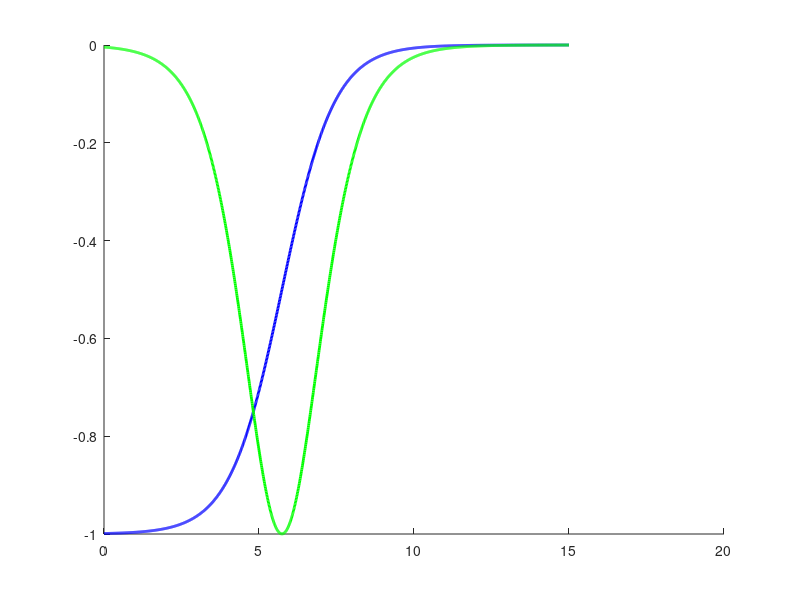

MATLAB code to generate this figure:
function ComputeOPT
% Computes optical potential parameters for fold based on Muhsins paper.

%%%%%%%%%%%%%%%%%%%%%%%%%%%%%%%%%%%%%%%%%%%%%%%%%%%%%%%%%%%%%%%%%%%%%%%%%
%%%%%%%%%%%%%%%%% Definition of Parameters %%%%%%%%%%%%%%%%%%%%%%%%%%%%%%
%%%%%%%%%%%%%%%%%%%%%%%%%%%%%%%%%%%%%%%%%%%%%%%%%%%%%%%%%%%%%%%%%%%%%%%%%

% Definition of constants in physics (SI-units):
eps0 = 8.854187817e-12;           % Dielectric permeability of vacuum
qe = 1.60217662e-19;              % Elementary charge constant.

% Definition of projectile and target (assume n->p transition).
A_target = 90;
Z_target = 40;
A_project = 3;
Z_project = 2;
Ebeam_LAB = 420.0;
DEbeam_LAB = 0.252;
Eeject_LAB = 402.62;
DEeject_LAB = 0.252;

% Definition of paper paparemeters:
rc_coeff = 1.24; % [fm]
rc_off = 0.12; % [fm]
V0 = 118.3; % [MeV].
Ve = -0.13; % [dim. less]
r0_coeff = 1.30; % [fm]
r0_off = -0.48; % [fm]
ar0 = 0.82; % [fm]
Wv0 = 38.5; % [MeV]
Wve0 = 156.1; % [MeV]
Wvew = 52.4; % [MeV]
Ws0 = 35.0; % [MeV]
Wst = 34.2; % [MeV]
Wse0 = 30.8; % [MeV]
Wsew = 106.4; % [MeV]
rw_coeff = 1.31; % [fm]
rw_off = -0.13; % [fm]
aw0 = 0.84; % [fm]

% Definition of uncertainties in parameters:
D_rc_coeff = 0.0; % [fm]
D_rc_off = 0.0; % [fm]
D_V0 = 1.3; % [MeV]
D_Ve = 0.01; % [dim. less]
D_r0_coeff = 0.01; % [fm]
D_r0_off = 0.05; % [fm]
D_ar0 = 0.01; % [fm]
D_Wv0 = 3.9; % [MeV]
D_Wve0 = 11.9; % [MeV]
D_Wvew = 8.2; % [MeV]
D_Ws0 = 1.1; % [MeV]
D_Wst = 8.0; % [MeV]
D_Wse0 = 4.7; % [MeV]
D_Wsew = 8.0; % [MeV]
D_rw_coeff = 0.02; % [fm]
D_rw_off = 0.10; % [fm]
D_aw0 = 0.01; % [fm]

% Definition of correlation coefficients (sequence is as above:
A = [0     0     0     0     0     0     0     0     0     0     0     0     0     0     0     0     0;  
     0     0     0     0     0     0     0     0     0     0     0     0     0     0     0     0     0;  
     0     0     0     0     0     0     0     0     0     0     0     0     0     0     0     0     0;  
     0     0    -0.3   0     0     0     0     0     0     0     0     0     0     0     0     0     0;  
     0     0    -0.3  -0.4   0     0     0     0     0     0     0     0     0     0     0     0     0;  
     0     0    -0.1   0.4  -0.9   0     0     0     0     0     0     0     0     0     0     0     0;  
     0     0     0.5   0.4  -0.6   0.3   0     0     0     0     0     0     0     0     0     0     0;  
     0     0    -0.3   0.5  -0.1   0.1   0.2   0     0     0     0     0     0     0     0     0     0;  
     0     0    -0.2  -0.2   0.2  -0.1  -0.2   0.5   0     0     0     0     0     0     0     0     0;  
     0     0     0    -0.3   0.1  -0.2   0     0.4   0.8   0     0     0     0     0     0     0     0;  
     0     0    -0.1   0.1   0     0.1  -0.2  -0.1  -0.3  -0.6   0     0     0     0     0     0     0;  
     0     0     0.2   0     0.1  -0.2   0    -0.2  -0.2  -0.3   0     0     0     0     0     0     0;  
     0     0    -0.1  -0.2   0.2  -0.1  -0.4   0     0.2  -0.1  -0.1  -0.3   0     0     0     0     0;  
     0     0    -0.1  -0.4   0.2  -0.1  -0.5  -0.3   0.4   0.3  -0.1   0.2   0.1   0     0     0     0;  
     0     0     0    -0.2   0.1  -0.1   0.1   0.2   0.3   0.5  -0.2  -0.7   0.2  -0.2   0     0     0;  
     0     0     0.1   0.4  -0.3   0.2   0.2  -0.1  -0.3  -0.3   0.1   0.6  -0.4   0    -0.9   0     0;  
     0     0    -0.1  -0.5   0.1   0    -0.4  -0.3   0    -0.1   0     0     0.1   0.4   0    -0.3   0];
     
%%%%%%%%%%%%%%%%%%%%%%%%%%%%%%%%%%%%%%%%%%%%%%%%%%%%%%%%%%%%%%%%%%%%%%%%%
%%%%%%%%%%%%%%%%% Transform our matrix to a covariance matrix%%%%%%%%%%%%
%%%%%%%%%%%%%%%%%%%%%%%%%%%%%%%%%%%%%%%%%%%%%%%%%%%%%%%%%%%%%%%%%%%%%%%%%

A = A + A.';
A = A + eye(17);

A(:,1) = A(:,1)*D_rc_coeff;
A(:,2) = A(:,2)*D_rc_off; 
A(:,3) = A(:,3)*D_V0; 
A(:,4) = A(:,4)*D_Ve; 
A(:,5) = A(:,5)*D_r0_coeff; 
A(:,6) = A(:,6)*D_r0_off; 
A(:,7) = A(:,7)*D_ar0; 
A(:,8) = A(:,8)*D_Wv0; 
A(:,9) = A(:,9)*D_Wve0; 
A(:,10) = A(:,10)*D_Wvew; 
A(:,11) = A(:,11)*D_Ws0; 
A(:,12) = A(:,12)*D_Wst;
A(:,13) = A(:,13)*D_Wse0; 
A(:,14) = A(:,14)*D_Wsew; 
A(:,15) = A(:,15)*D_rw_coeff;
A(:,16) = A(:,16)*D_rw_off;
A(:,17) = A(:,17)*D_aw0; 

A(1,:) = A(1,:)*D_rc_coeff;
A(2,:) = A(2,:)*D_rc_off; 
A(3,:) = A(3,:)*D_V0; 
A(4,:) = A(4,:)*D_Ve; 
A(5,:) = A(5,:)*D_r0_coeff; 
A(6,:) = A(6,:)*D_r0_off; 
A(7,:) = A(7,:)*D_ar0; 
A(8,:) = A(8,:)*D_Wv0; 
A(9,:) = A(9,:)*D_Wve0; 
A(10,:) = A(10,:)*D_Wvew; 
A(11,:) = A(11,:)*D_Ws0; 
A(12,:) = A(12,:)*D_Wst;
A(13,:) = A(13,:)*D_Wse0; 
A(14,:) = A(14,:)*D_Wsew; 
A(15,:) = A(15,:)*D_rw_coeff;
A(16,:) = A(16,:)*D_rw_off;
A(17,:) = A(17,:)*D_aw0; 

%%%%%%%%%%%%%%%%%%%%%%%%%%%%%%%%%%%%%%%%%%%%%%%%%%%%%%%%%%%%%%%%%%%%%%%%%
%%%%%%%%%%%%%%%%% Performing the computation %%%%%%%%%%%%%%%%%%%%%%%%%%%%
%%%%%%%%%%%%%%%%%%%%%%%%%%%%%%%%%%%%%%%%%%%%%%%%%%%%%%%%%%%%%%%%%%%%%%%%%

% Coulomb radius:
Rc = rc_coeff*(A_target^(1/3)) + rc_off; % [coulomb radius in fm]
dRc_drc_coeff = A_target^(1/3);
dRc_drc_off = 1;
DRc = dRc_drc_coeff*dRc_drc_coeff*A(1,1) + dRc_drc_off*dRc_drc_off*A(2,2) + 2*dRc_drc_coeff*dRc_drc_off*A(1,2);
DRc = sqrt(DRc);                        % [Error in Coulomb radius in fm].
Rc_fold = Rc/(A_target^(1/3));          % [Coulomb radius FOLD-input]
DRc_fold = DRc/(A_target^(1/3));        % [Error in Coulomb radius FOLD-input]

% Coulomb excitation (Skip errors in physics constants, Z & A):
Ec_before = (6*Z_target*Z_project*qe*qe)/(5*Rc*1e-15); % [Joule].
dEc_before_dRc = Ec_before*(-1/Rc);
DEc_before = sqrt(dEc_before_dRc*dEc_before_dRc*DRc*DRc);
Ec_before = Ec_before/(4*pi*eps0);
DEc_before = DEc_before/(4*pi*eps0);
Ec_before = Ec_before/(qe*1e6); % [MeV].
DEc_before = DEc_before/(qe*1e6); % [MeV].
Ec_after = (6*(Z_target+1)*(Z_project-1)*qe*qe)/(5*Rc*1e-15);
dEc_after_dRc = Ec_after*(-1/Rc);
DEc_after = sqrt(dEc_after_dRc*dEc_after_dRc*DRc*DRc);
Ec_after = Ec_after/(4*pi*eps0);
DEc_after = DEc_after/(4*pi*eps0);
Ec_after = Ec_after/(qe*1e6); % [MeV]. 
DEc_after = DEc_after/(qe*1e6); % [MeV]. 

% Computation of the real volume Wood-Saxon:
RR = r0_coeff*(A_target^(1/3)) + r0_off;
dRR_dr0_coeff = (A_target^(1/3));
dRR_dr0_off = 1;
DRR = sqrt(dRR_dr0_coeff*dRR_dr0_coeff*A(5,5) + dRR_dr0_off*dRR_dr0_off*A(6,6) + 2*dRR_dr0_coeff*dRR_dr0_off*A(5,6));
RR_fold = RR/(A_target^(1/3));
DRR_fold = DRR/(A_target^(1/3));
aR = ar0;
DaR = sqrt(A(7,7));

VR_before = V0 + Ve*(Ebeam_LAB-Ec_before); % [MeV]
dVR_before_dV0 = 1;
dVR_before_dVe = Ebeam_LAB-Ec_before;
dVR_before_dEbeam_LAB = Ve;
dVR_before_dEc_before = -Ve;
DVR_before = sqrt(dVR_before_dV0*dVR_before_dV0*A(3,3) + dVR_before_dVe*dVR_before_dVe*A(4,4) + 2*dVR_before_dV0*dVR_before_dVe*A(3,4) + dVR_before_dEbeam_LAB*dVR_before_dEbeam_LAB*DEbeam_LAB*DEbeam_LAB + dVR_before_dEc_before*dVR_before_dEc_before*DEc_before*DEc_before);

VR_after = V0 + Ve*(Eeject_LAB-Ec_after); % [MeV]
dVR_after_dV0 = 1;
dVR_after_dVe = Eeject_LAB-Ec_after;
dVR_after_dEeject_LAB = Ve;
dVR_after_dEc_after = -Ve;
DVR_after = sqrt(dVR_after_dV0*dVR_after_dV0*A(3,3) + dVR_after_dVe*dVR_after_dVe*A(4,4) + 2*dVR_after_dVe*dVR_after_dV0*A(3,4) + dVR_after_dEeject_LAB*dVR_after_dEeject_LAB*DEeject_LAB*DEeject_LAB + dVR_after_dEc_after*dVR_after_dEc_after*DEc_after*DEc_after);

% Computation of the imaginary volume Wood-Saxon:
RI = rw_coeff*(A_target^(1/3)) + rw_off;
dRI_drw_coeff = A_target^(1/3);
dRI_drw_off = 1;
DRI = sqrt(dRI_drw_coeff*dRI_drw_coeff*A(15,15) + dRI_drw_off*dRI_drw_off*A(16,16) + 2*dRI_drw_coeff*dRI_drw_off*A(15,16));
RI_fold = RI/(A_target^(1/3));
DRI_fold = DRI/(A_target^(1/3));
aI = aw0;
DaI = sqrt(A(17,17));

VI_before = Wv0*(1/(1 + exp((Wve0 - (Ebeam_LAB - Ec_before))/Wvew)));
dVI_before_dWv0 = (1/(1 + exp((Wve0 - (Ebeam_LAB - Ec_before))/Wvew)));
dVI_before_dWve0 = (Wv0*(1/(1 + exp(((Wve0+0.1*sqrt(A(9,9))) - (Ebeam_LAB - Ec_before))/Wvew))) - Wv0*(1/(1 + exp(((Wve0-0.1*sqrt(A(9,9))) - (Ebeam_LAB - Ec_before))/Wvew))))/(0.2*sqrt(A(9,9)));
dVI_before_dEbeam_LAB = (Wv0*(1/(1 + exp((Wve0 - ((Ebeam_LAB+0.1*DEbeam_LAB) - Ec_before))/Wvew))) - Wv0*(1/(1 + exp((Wve0 - ((Ebeam_LAB-0.1*DEbeam_LAB) - Ec_before))/Wvew))))/(0.2*DEbeam_LAB);
DEc_before = DEc_before + 0.00001; % Avoid division by zero.
dVI_before_dEc_before = (Wv0*(1/(1 + exp((Wve0 - (Ebeam_LAB - (Ec_before+0.1*DEc_before)))/Wvew))) - Wv0*(1/(1 + exp((Wve0 - (Ebeam_LAB - (Ec_before-0.1*DEc_before)))/Wvew))))/(0.2*DEc_before);
DEc_before = DEc_before - 0.00001; % put the shift back.
dVI_before_dWvew = (Wv0*(1/(1 + exp((Wve0 - (Ebeam_LAB - Ec_before))/(Wvew+0.1*sqrt(A(10,10)))))) - Wv0*(1/(1 + exp((Wve0 - (Ebeam_LAB - Ec_before))/(Wvew-0.1*sqrt(A(10,10)))))))/(0.2*sqrt(A(10,10)));
DVI_before = 0;
DVI_before = DVI_before + dVI_before_dWv0*dVI_before_dWv0*A(8,8) + 2*dVI_before_dWv0*dVI_before_dWve0*A(8,9) + 2*dVI_before_dWv0*dVI_before_dWvew*A(8,10);
DVI_before = DVI_before + dVI_before_dWve0*dVI_before_dWve0*A(9,9) + 2*dVI_before_dWve0*dVI_before_dWvew*A(9,10);
DVI_before = DVI_before + dVI_before_dWvew*dVI_before_dWvew*A(10,10);
DVI_before = DVI_before + dVI_before_dEbeam_LAB*dVI_before_dEbeam_LAB*DEbeam_LAB*DEbeam_LAB + dVI_before_dEc_before*dVI_before_dEc_before*DEc_before*DEc_before;
DVI_before = sqrt(DVI_before);

VI_after = Wv0*(1/(1 + exp((Wve0 - (Eeject_LAB - Ec_after))/Wvew)));
dVI_after_dWv0 = (1/(1 + exp((Wve0 - (Eeject_LAB - Ec_after))/Wvew)));
dVI_after_dWve0 = (Wv0*(1/(1 + exp(((Wve0+0.1*sqrt(A(9,9))) - (Eeject_LAB - Ec_after))/Wvew))) - Wv0*(1/(1 + exp(((Wve0-0.1*sqrt(A(9,9))) - (Eeject_LAB - Ec_after))/Wvew))))/(0.2*sqrt(A(9,9)));
dVI_after_dEeject_LAB = (Wv0*(1/(1 + exp((Wve0 - ((Eeject_LAB+0.1*DEeject_LAB) - Ec_after))/Wvew))) - Wv0*(1/(1 + exp((Wve0 - ((Eeject_LAB-0.1*DEeject_LAB) - Ec_after))/Wvew))))/(0.2*DEeject_LAB);
DEc_after = DEc_after + 0.00001; % Avoid division by zero.
dVI_after_dEc_after = (Wv0*(1/(1 + exp((Wve0 - (Eeject_LAB - (Ec_after+0.1*DEc_after)))/Wvew))) - Wv0*(1/(1 + exp((Wve0 - (Eeject_LAB - (Ec_after-0.1*DEc_after)))/Wvew))))/(0.2*DEc_after);
DEc_after = DEc_after - 0.00001; % Put the shift back.
dVI_after_dWvew = (Wv0*(1/(1 + exp((Wve0 - (Eeject_LAB - Ec_after))/(Wvew+0.1*sqrt(A(10,10)))))) - Wv0*(1/(1 + exp((Wve0 - (Eeject_LAB - Ec_after))/(Wvew-0.1*sqrt(A(10,10)))))))/(0.2*sqrt(A(10,10)));
DVI_after = 0;
DVI_after = DVI_after + dVI_after_dWv0*dVI_after_dWv0*A(8,8) + 2*dVI_after_dWv0*dVI_after_dWve0*A(8,9) + 2*dVI_after_dWv0*dVI_after_dWvew*A(8,10);
DVI_after = DVI_after + dVI_after_dWve0*dVI_after_dWve0*A(9,9) + 2*dVI_after_dWve0*dVI_after_dWvew*A(9,10);
DVI_after = DVI_after + dVI_after_dWvew*dVI_after_dWvew*A(10,10);
DVI_after = DVI_after + dVI_after_dEeject_LAB*dVI_after_dEeject_LAB*DEeject_LAB*DEeject_LAB + dVI_after_dEc_after*dVI_after_dEc_after*DEc_after*DEc_after;
DVI_after = sqrt(DVI_after);

% Computation of the imaginary surface Wood-Saxon:
epsilon = (A_target - 2*Z_target)/(A_target);
Depsilon = 0;

VIsurf_before = (Ws0 + epsilon*Wst)/(1 + exp(((Ebeam_LAB - Ec_before) - Wse0)/Wsew));
dVIsurf_before_dWs0 = 1/(1 + exp(((Ebeam_LAB - Ec_before) - Wse0)/Wsew));
dVIsurf_before_dWst = epsilon/(1 + exp(((Ebeam_LAB - Ec_before) - Wse0)/Wsew));
dVIsurf_before_dWse0 = ((Ws0 + epsilon*Wst)/(1 + exp(((Ebeam_LAB - Ec_before) - (Wse0+0.1*sqrt(A(13,13))))/Wsew)) - (Ws0 + epsilon*Wst)/(1 + exp(((Ebeam_LAB - Ec_before) - (Wse0-0.1*sqrt(A(13,13))))/Wsew)))/(0.2*sqrt(A(13,13)));
dVIsurf_before_dWsew = ((Ws0 + epsilon*Wst)/(1 + exp(((Ebeam_LAB - Ec_before) - Wse0)/(Wsew+0.1*sqrt(A(14,14))))) - (Ws0 + epsilon*Wst)/(1 + exp(((Ebeam_LAB - Ec_before) - Wse0)/(Wsew-0.1*sqrt(A(14,14))))))/(0.2*sqrt(A(14,14)));
dVIsurf_before_depsilon = Wst/(1 + exp(((Ebeam_LAB - Ec_before) - Wse0)/Wsew));
dVIsurf_before_dEbeam_LAB = ((Ws0 + epsilon*Wst)/(1 + exp((((Ebeam_LAB+0.1*DEbeam_LAB) - Ec_before) - Wse0)/Wsew)) - (Ws0 + epsilon*Wst)/(1 + exp((((Ebeam_LAB-0.1*DEbeam_LAB) - Ec_before) - Wse0)/Wsew)))/(0.2*DEbeam_LAB);
DEc_before = DEc_before + 0.00001; % Avoid division by zero.
dVIsurf_before_dEc_before = ((Ws0 + epsilon*Wst)/(1 + exp(((Ebeam_LAB - (Ec_before+0.1*DEc_before)) - Wse0)/Wsew)) - (Ws0 + epsilon*Wst)/(1 + exp(((Ebeam_LAB - (Ec_before-0.1*DEc_before)) - Wse0)/Wsew)))/(0.2*DEc_before);
DEc_before = DEc_before - 0.00001; % put the shift back.
DVIsurf_before = 0;
DVIsurf_before = DVIsurf_before + dVIsurf_before_dWs0*dVIsurf_before_dWs0*A(11,11); + 2*dVIsurf_before_dWs0*dVIsurf_before_dWst*A(11,12) + 2*dVIsurf_before_dWs0*dVIsurf_before_dWse0*A(11,13) + 2*dVIsurf_before_dWs0*dVIsurf_before_dWsew*A(11,14);
DVIsurf_before = DVIsurf_before + dVIsurf_before_dWst*dVIsurf_before_dWst*A(12,12); + 2*dVIsurf_before_dWst*dVIsurf_before_dWse0*A(12,13) + 2*dVIsurf_before_dWst*dVIsurf_before_dWsew*A(12,14);
DVIsurf_before = DVIsurf_before + dVIsurf_before_dWse0*dVIsurf_before_dWse0*A(13,13) + 2*dVIsurf_before_dWse0*dVIsurf_before_dWsew*A(13,14);
DVIsurf_before = DVIsurf_before + dVIsurf_before_dWsew*dVIsurf_before_dWsew*A(14,14);
DVIsurf_before = DVIsurf_before + dVIsurf_before_depsilon*dVIsurf_before_depsilon*Depsilon*Depsilon;
DVIsurf_before = DVIsurf_before + dVIsurf_before_dEbeam_LAB*dVIsurf_before_dEbeam_LAB*DEbeam_LAB*DEbeam_LAB;
DVIsurf_before = DVIsurf_before + dVIsurf_before_dEc_before*dVIsurf_before_dEc_before*DEc_before*DEc_before;
DVIsurf_before = sqrt(DVIsurf_before);

VIsurf_after = (Ws0 - epsilon*Wst)/(1 + exp(((Eeject_LAB - Ec_after) - Wse0)/Wsew));
dVIsurf_after_dWs0 = 1/(1 + exp(((Eeject_LAB - Ec_after) - Wse0)/Wsew));
dVIsurf_after_dWst = epsilon/(1 + exp(((Eeject_LAB - Ec_after) - Wse0)/Wsew));
dVIsurf_after_dWse0 = ((Ws0 + epsilon*Wst)/(1 + exp(((Eeject_LAB - Ec_after) - (Wse0+0.1*sqrt(A(13,13))))/Wsew)) - (Ws0 + epsilon*Wst)/(1 + exp(((Eeject_LAB - Ec_after) - (Wse0-0.1*sqrt(A(13,13))))/Wsew)))/(0.2*sqrt(A(13,13)));
dVIsurf_after_dWsew = ((Ws0 + epsilon*Wst)/(1 + exp(((Eeject_LAB - Ec_after) - Wse0)/(Wsew+0.1*sqrt(A(14,14))))) - (Ws0 + epsilon*Wst)/(1 + exp(((Eeject_LAB - Ec_after) - Wse0)/(Wsew-0.1*sqrt(A(14,14))))))/(0.2*sqrt(A(14,14)));
dVIsurf_after_depsilon = Wst/(1 + exp(((Eeject_LAB - Ec_after) - Wse0)/Wsew));
dVIsurf_after_dEeject_LAB = ((Ws0 + epsilon*Wst)/(1 + exp((((Eeject_LAB+0.1*DEeject_LAB) - Ec_after) - Wse0)/Wsew)) - (Ws0 + epsilon*Wst)/(1 + exp((((Eeject_LAB-0.1*DEeject_LAB) - Ec_after) - Wse0)/Wsew)))/(0.2*DEeject_LAB);
DEc_after = DEc_after + 0.00001; % Avoid division by zero.
dVIsurf_after_dEc_after = ((Ws0 + epsilon*Wst)/(1 + exp(((Eeject_LAB - (Ec_after+0.1*DEc_after)) - Wse0)/Wsew)) - (Ws0 + epsilon*Wst)/(1 + exp(((Eeject_LAB - (Ec_after-0.1*DEc_after)) - Wse0)/Wsew)))/(0.2*DEc_after);
DEc_after = DEc_after - 0.00001; % put the shift back.
DVIsurf_after = 0;
DVIsurf_after = DVIsurf_after + dVIsurf_after_dWs0*dVIsurf_after_dWs0*A(11,11); + 2*dVIsurf_after_dWs0*dVIsurf_after_dWst*A(11,12) + 2*dVIsurf_after_dWs0*dVIsurf_after_dWse0*A(11,13) + 2*dVIsurf_after_dWs0*dVIsurf_after_dWsew*A(11,14);
DVIsurf_after = DVIsurf_after + dVIsurf_after_dWst*dVIsurf_after_dWst*A(12,12); + 2*dVIsurf_after_dWst*dVIsurf_after_dWse0*A(12,13) + 2*dVIsurf_after_dWst*dVIsurf_after_dWsew*A(12,14);
DVIsurf_after = DVIsurf_after + dVIsurf_after_dWse0*dVIsurf_after_dWse0*A(13,13) + 2*dVIsurf_after_dWse0*dVIsurf_after_dWsew*A(13,14);
DVIsurf_after = DVIsurf_after + dVIsurf_after_dWsew*dVIsurf_after_dWsew*A(14,14);
DVIsurf_after = DVIsurf_after + dVIsurf_after_depsilon*dVIsurf_after_depsilon*Depsilon*Depsilon;
DVIsurf_after = DVIsurf_after + dVIsurf_after_dEeject_LAB*dVIsurf_after_dEeject_LAB*DEeject_LAB*DEeject_LAB;
DVIsurf_after = DVIsurf_after + dVIsurf_after_dEc_after*dVIsurf_after_dEc_after*DEc_after*DEc_after;
DVIsurf_after = sqrt(DVIsurf_after);

%%%%%%%%%%%%%%%%%%%%%%%%%%%%%%%%%%%%%%%%%%%%%%%%%%%%%%%%%%%%%%%%%%%%%%%%%
%%%%%%%%%%%%%%%%% Illustration part %%%%%%%%%%%%%%%%%%%%%%%%%%%%%%%%%%%%%
%%%%%%%%%%%%%%%%%%%%%%%%%%%%%%%%%%%%%%%%%%%%%%%%%%%%%%%%%%%%%%%%%%%%%%%%%

% Function definitions (imaginary part):
R = RI;
a = aI;
f = @(x) -1./(1+exp((x-R)./a)); % Wood-Saxon potential (with minus-sign!)
g = @(x) (-4*a).*(f(x-0.001)-f(x+0.001))./0.002; % Wood-saxon derivative.
x = 0:0.01:15;
y = f(x);
z = g(x);
n = max(size(x));
Int_V = 0;
Int_S = 0;
mesh = x(2)-x(1);

for k = 1:1:n
Int_V = Int_V + f(x(k))*(x(k)^2)*4*pi*mesh;
Int_S = Int_S + g(x(k))*(x(k)^2)*4*pi*mesh;
end

Volume_Ratio = Int_S/Int_V;

close all
figure
hold on
plot(x,y,'b-','LineWidth',2)
plot(x,-z,'g-','LineWidth',2)

%%%%%%%%%%%%%%%%%%%%%%%%%%%%%%%%%%%%%%%%%%%%%%%%%%%%%%%%%%%%%%%%%%%%%%%%%
%%%%%%%%%%%%%%%%% Output definition %%%%%%%%%%%%%%%%%%%%%%%%%%%%%%%%%%%%%
%%%%%%%%%%%%%%%%%%%%%%%%%%%%%%%%%%%%%%%%%%%%%%%%%%%%%%%%%%%%%%%%%%%%%%%%%

% Display output:
fprintf('Coulomb radius as requested by FOLD [fm]: %d +/- %f \n', Rc_fold, DRc_fold);
fprintf('Coulomb energy correction Input Channel [MeV]: %d +/- %f \n', Ec_before, DEc_before);
fprintf('Coulomb energy correction Output Channel [MeV]: %d +/- %f \n', Ec_after, DEc_after);
disp('');
fprintf('Real opt. pot. Input Channel VR [MeV]: %d +/- %f \n', VR_before, DVR_before);
fprintf('Real opt. pot. Input Channel RR [fm]: %d +/- %f \n', RR_fold, DRR_fold);
fprintf('Real opt. pot. Input Channel aR [fm]: %d +/- %f \n', aR, DaR);
fprintf('Real opt. pot. Input Channel soR [?]: %d +/- %f \n', 0, 0);
disp('');
fprintf('Imaginary opt. pot. Input Channel VI [MeV]: %d +/- %f \n', VI_before, DVI_before);
fprintf('Imaginary opt. pot. Input Channel VIsurf [MeV]: %d +/- %f \n', VIsurf_before, DVIsurf_before);
fprintf('Imaginary opt. pot. Input Channel RI [fm]: %d +/- %f \n', RI_fold, DRI_fold);
fprintf('Imaginary opt. pot. Input Channel aI [fm]: %d +/- %f \n', aI, DaI);
fprintf('Imaginary opt. pot. Input Channel soI [?]: %d +/- %f \n', 0, 0);
disp('');
fprintf('Real opt. pot. Output Channel VR [MeV]: %d +/- %f \n', VR_after, DVR_after);
fprintf('Real opt. pot. Output Channel RR [fm]: %d +/- %f \n', RR_fold, DRR_fold);
fprintf('Real opt. pot. Output Channel aR [fm]: %d +/- %f \n', aR, DaR);
fprintf('Real opt. pot. Output Channel soR [?]: %d +/- %f \n', 0, 0);
disp('');
fprintf('Imaginary opt. pot. Output Channel VI [MeV]: %d +/- %f \n', VI_after, DVI_after);
fprintf('Imaginary opt. pot. Output Channel VIsurf [MeV]: %d +/- %f \n', VIsurf_after, DVIsurf_after);
fprintf('Imaginary opt. pot. Output Channel RI [fm]: %d +/- %f \n', RI_fold, DRI_fold);
fprintf('Imaginary opt. pot. Output Channel aI [fm]: %d +/- %f \n', aI, DaI);
fprintf('Imaginary opt. pot.Output Channel soI [?]: %d +/- %f \n', 0, 0);
disp('');
fprintf('Ratio of imaginary vol. and surf. function integrals : %d \n', Volume_Ratio);

end
